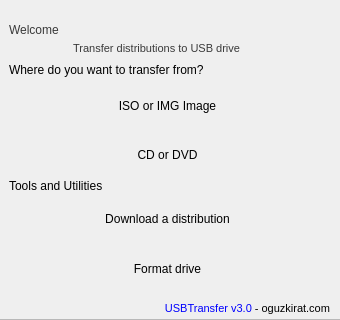
<?xml version="1.0" encoding="UTF-8"?>
<ui version="4.0">
 <class>MainWindow</class>
 <widget class="QMainWindow" name="MainWindow">
  <property name="geometry">
   <rect>
    <x>0</x>
    <y>0</y>
    <width>340</width>
    <height>320</height>
   </rect>
  </property>
  <property name="sizePolicy">
   <sizepolicy hsizetype="Fixed" vsizetype="Fixed">
    <horstretch>0</horstretch>
    <verstretch>0</verstretch>
   </sizepolicy>
  </property>
  <property name="minimumSize">
   <size>
    <width>340</width>
    <height>320</height>
   </size>
  </property>
  <property name="maximumSize">
   <size>
    <width>340</width>
    <height>320</height>
   </size>
  </property>
  <property name="windowTitle">
   <string>USBTransfer</string>
  </property>
  <property name="windowIcon">
   <iconset resource="resources.qrc">
    <normaloff>:/main/images/usbtransfer.ico</normaloff>:/main/images/usbtransfer.ico</iconset>
  </property>
  <property name="windowOpacity">
   <double>1.000000000000000</double>
  </property>
  <widget class="QWidget" name="centralwidget">
   <widget class="QFrame" name="frame">
    <property name="geometry">
     <rect>
      <x>-1</x>
      <y>-1</y>
      <width>342</width>
      <height>321</height>
     </rect>
    </property>
    <property name="styleSheet">
     <string notr="true">background-image: url(:/main/images/background.png);
background-repat: no-repeat;</string>
    </property>
    <property name="frameShape">
     <enum>QFrame::StyledPanel</enum>
    </property>
    <property name="frameShadow">
     <enum>QFrame::Raised</enum>
    </property>
    <widget class="QLabel" name="welcometext">
     <property name="geometry">
      <rect>
       <x>10</x>
       <y>10</y>
       <width>241</width>
       <height>41</height>
      </rect>
     </property>
     <property name="styleSheet">
      <string notr="true">font: 30pt &quot;Myriad Pro&quot;;
background-image:url(:/main/images/trans.png);
color: rgb(57, 57, 57);</string>
     </property>
     <property name="text">
      <string>Welcome</string>
     </property>
    </widget>
    <widget class="QWidget" name="widget" native="true">
     <property name="geometry">
      <rect>
       <x>250</x>
       <y>0</y>
       <width>92</width>
       <height>92</height>
      </rect>
     </property>
     <property name="minimumSize">
      <size>
       <width>92</width>
       <height>92</height>
      </size>
     </property>
     <property name="maximumSize">
      <size>
       <width>92</width>
       <height>92</height>
      </size>
     </property>
     <property name="toolTip">
      <string/>
     </property>
     <property name="styleSheet">
      <string notr="true">background-image:url(:/main/images/usbicon.png);
border:none;</string>
     </property>
    </widget>
    <widget class="QLabel" name="versionLabel">
     <property name="geometry">
      <rect>
       <x>110</x>
       <y>300</y>
       <width>221</width>
       <height>20</height>
      </rect>
     </property>
     <property name="styleSheet">
      <string notr="true">background-image:url(:/main/images/trans.png);
background-repeat:no-repeat;
color.rgb(0, 0, 0);</string>
     </property>
     <property name="text">
      <string>&lt;!DOCTYPE HTML PUBLIC &quot;-//W3C//DTD HTML 4.0//EN&quot; &quot;http://www.w3.org/TR/REC-html40/strict.dtd&quot;&gt;
&lt;html&gt;&lt;head&gt;&lt;meta name=&quot;qrichtext&quot; content=&quot;1&quot; /&gt;&lt;style type=&quot;text/css&quot;&gt;
p, li { white-space: pre-wrap; }
&lt;/style&gt;&lt;/head&gt;&lt;body style=&quot; font-family:'MS Shell Dlg 2'; font-size:8.25pt; font-weight:400; font-style:normal;&quot;&gt;
&lt;p align=&quot;right&quot; style=&quot; margin-top:0px; margin-bottom:0px; margin-left:0px; margin-right:0px; -qt-block-indent:0; text-indent:0px;&quot;&gt;&lt;span style=&quot; font-size:8pt; color:#0000ff;&quot;&gt;USBTransfer v3.0&lt;/span&gt;&lt;span style=&quot; font-size:8pt;&quot;&gt; - oguzkirat.com&lt;/span&gt;&lt;/p&gt;&lt;/body&gt;&lt;/html&gt;</string>
     </property>
    </widget>
    <widget class="QLabel" name="transferlabel">
     <property name="geometry">
      <rect>
       <x>10</x>
       <y>40</y>
       <width>231</width>
       <height>20</height>
      </rect>
     </property>
     <property name="layoutDirection">
      <enum>Qt::LeftToRight</enum>
     </property>
     <property name="styleSheet">
      <string notr="true">background-image:url(:/main/images/trans.png);
color: rgb(57, 57, 57);
</string>
     </property>
     <property name="text">
      <string>&lt;!DOCTYPE HTML PUBLIC &quot;-//W3C//DTD HTML 4.0//EN&quot; &quot;http://www.w3.org/TR/REC-html40/strict.dtd&quot;&gt;
&lt;html&gt;&lt;head&gt;&lt;meta name=&quot;qrichtext&quot; content=&quot;1&quot; /&gt;&lt;style type=&quot;text/css&quot;&gt;
p, li { white-space: pre-wrap; }
&lt;/style&gt;&lt;/head&gt;&lt;body style=&quot; font-family:'MS Shell Dlg 2'; font-size:8.25pt; font-weight:400; font-style:normal;&quot;&gt;
&lt;p align=&quot;right&quot; style=&quot; margin-top:0px; margin-bottom:0px; margin-left:0px; margin-right:0px; -qt-block-indent:0; text-indent:0px;&quot;&gt;&lt;span style=&quot; font-size:8pt;&quot;&gt;Transfer distributions to USB drive&lt;/span&gt;&lt;/p&gt;&lt;/body&gt;&lt;/html&gt;</string>
     </property>
    </widget>
    <widget class="QPushButton" name="Btn_cddvd">
     <property name="geometry">
      <rect>
       <x>30</x>
       <y>134</y>
       <width>277</width>
       <height>44</height>
      </rect>
     </property>
     <property name="minimumSize">
      <size>
       <width>277</width>
       <height>44</height>
      </size>
     </property>
     <property name="maximumSize">
      <size>
       <width>277</width>
       <height>44</height>
      </size>
     </property>
     <property name="cursor">
      <cursorShape>PointingHandCursor</cursorShape>
     </property>
     <property name="toolTip">
      <string/>
     </property>
     <property name="styleSheet">
      <string notr="true">border:none;
background-image: url(:/main/images/cddvd.png);
</string>
     </property>
     <property name="text">
      <string>CD or DVD</string>
     </property>
    </widget>
    <widget class="QPushButton" name="Btn_isoimg">
     <property name="geometry">
      <rect>
       <x>30</x>
       <y>85</y>
       <width>277</width>
       <height>44</height>
      </rect>
     </property>
     <property name="minimumSize">
      <size>
       <width>277</width>
       <height>44</height>
      </size>
     </property>
     <property name="maximumSize">
      <size>
       <width>277</width>
       <height>44</height>
      </size>
     </property>
     <property name="cursor">
      <cursorShape>PointingHandCursor</cursorShape>
     </property>
     <property name="toolTip">
      <string/>
     </property>
     <property name="styleSheet">
      <string notr="true">border:none;
background-image: url(:/main/images/isoimg.png);
</string>
     </property>
     <property name="text">
      <string>ISO or IMG Image</string>
     </property>
    </widget>
    <widget class="QLabel" name="toolslabel">
     <property name="geometry">
      <rect>
       <x>10</x>
       <y>179</y>
       <width>301</width>
       <height>16</height>
      </rect>
     </property>
     <property name="styleSheet">
      <string notr="true">background-image:url(:/main/images/trans.png);
background-repeat:no-repeat;
color.rgb(0, 0, 0);</string>
     </property>
     <property name="text">
      <string>Tools and Utilities</string>
     </property>
    </widget>
    <widget class="QPushButton" name="Btn_download">
     <property name="geometry">
      <rect>
       <x>30</x>
       <y>198</y>
       <width>277</width>
       <height>44</height>
      </rect>
     </property>
     <property name="minimumSize">
      <size>
       <width>277</width>
       <height>44</height>
      </size>
     </property>
     <property name="maximumSize">
      <size>
       <width>277</width>
       <height>44</height>
      </size>
     </property>
     <property name="cursor">
      <cursorShape>PointingHandCursor</cursorShape>
     </property>
     <property name="toolTip">
      <string/>
     </property>
     <property name="styleSheet">
      <string notr="true">border:none;
background-image: url(:/main/images/download.png);
</string>
     </property>
     <property name="text">
      <string>Download a distribution</string>
     </property>
    </widget>
    <widget class="QPushButton" name="Btn_format">
     <property name="geometry">
      <rect>
       <x>30</x>
       <y>248</y>
       <width>277</width>
       <height>44</height>
      </rect>
     </property>
     <property name="minimumSize">
      <size>
       <width>277</width>
       <height>44</height>
      </size>
     </property>
     <property name="maximumSize">
      <size>
       <width>277</width>
       <height>44</height>
      </size>
     </property>
     <property name="cursor">
      <cursorShape>PointingHandCursor</cursorShape>
     </property>
     <property name="toolTip">
      <string/>
     </property>
     <property name="styleSheet">
      <string notr="true">border:none;
background-image: url(:/main/images/format.png);
</string>
     </property>
     <property name="text">
      <string>Format drive</string>
     </property>
    </widget>
    <widget class="QLabel" name="wherelabel">
     <property name="geometry">
      <rect>
       <x>10</x>
       <y>63</y>
       <width>321</width>
       <height>16</height>
      </rect>
     </property>
     <property name="styleSheet">
      <string notr="true">background-image:url(:/main/images/trans.png);
color.rgb(0, 0, 0);</string>
     </property>
     <property name="text">
      <string>Where do you want to transfer from?</string>
     </property>
    </widget>
   </widget>
  </widget>
 </widget>
 <resources>
  <include location="resources.qrc"/>
 </resources>
 <connections/>
</ui>
